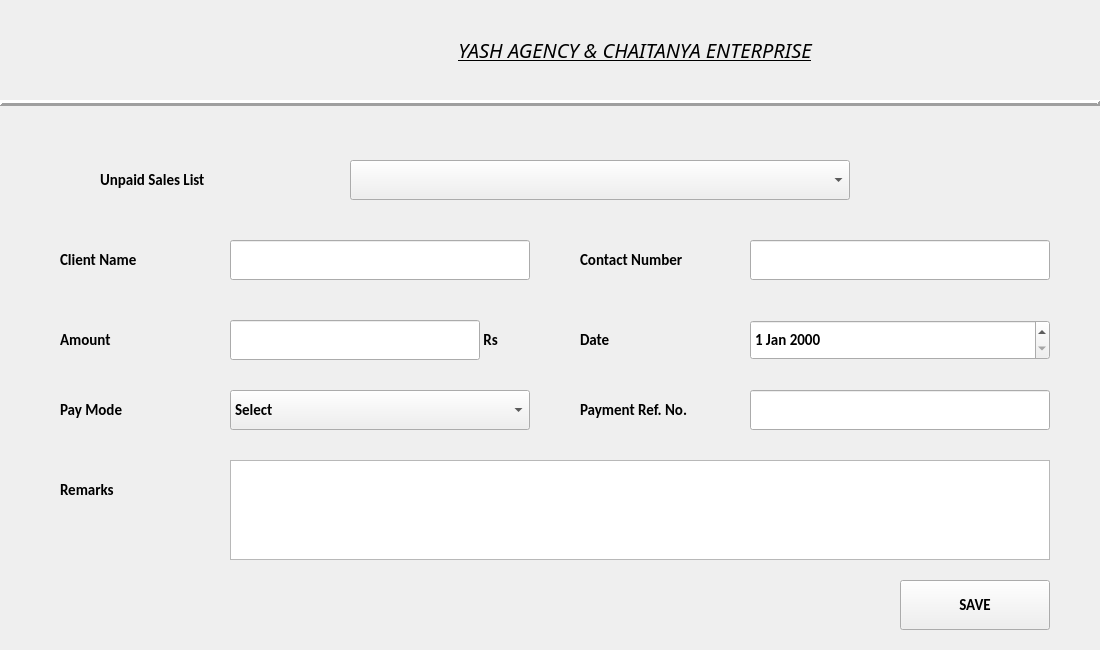
<?xml version="1.0" encoding="UTF-8"?>
<ui version="4.0">
 <class>Form</class>
 <widget class="QWidget" name="Form">
  <property name="geometry">
   <rect>
    <x>0</x>
    <y>0</y>
    <width>1100</width>
    <height>650</height>
   </rect>
  </property>
  <property name="font">
   <font>
    <family>Calibri</family>
    <pointsize>11</pointsize>
    <weight>75</weight>
    <bold>true</bold>
   </font>
  </property>
  <property name="windowTitle">
   <string>Payment In</string>
  </property>
  <widget class="Line" name="line_2">
   <property name="geometry">
    <rect>
     <x>0</x>
     <y>95</y>
     <width>1100</width>
     <height>16</height>
    </rect>
   </property>
   <property name="frameShadow">
    <enum>QFrame::Raised</enum>
   </property>
   <property name="lineWidth">
    <number>3</number>
   </property>
   <property name="orientation">
    <enum>Qt::Horizontal</enum>
   </property>
  </widget>
  <widget class="QLabel" name="Y_2">
   <property name="geometry">
    <rect>
     <x>0</x>
     <y>0</y>
     <width>180</width>
     <height>100</height>
    </rect>
   </property>
   <property name="text">
    <string/>
   </property>
   <property name="pixmap">
    <pixmap>../Images/yash_logo.jpeg</pixmap>
   </property>
   <property name="scaledContents">
    <bool>true</bool>
   </property>
  </widget>
  <widget class="QLabel" name="label_2">
   <property name="geometry">
    <rect>
     <x>270</x>
     <y>10</y>
     <width>730</width>
     <height>80</height>
    </rect>
   </property>
   <property name="font">
    <font>
     <family>News701 BT</family>
     <pointsize>15</pointsize>
     <weight>50</weight>
     <italic>true</italic>
     <bold>false</bold>
     <underline>true</underline>
    </font>
   </property>
   <property name="text">
    <string>YASH AGENCY &amp; CHAITANYA ENTERPRISE</string>
   </property>
   <property name="scaledContents">
    <bool>true</bool>
   </property>
   <property name="alignment">
    <set>Qt::AlignCenter</set>
   </property>
   <property name="wordWrap">
    <bool>false</bool>
   </property>
  </widget>
  <widget class="QDateEdit" name="dateEdit">
   <property name="geometry">
    <rect>
     <x>750</x>
     <y>320</y>
     <width>300</width>
     <height>40</height>
    </rect>
   </property>
  </widget>
  <widget class="QLabel" name="label_5">
   <property name="geometry">
    <rect>
     <x>100</x>
     <y>160</y>
     <width>180</width>
     <height>40</height>
    </rect>
   </property>
   <property name="text">
    <string>Unpaid Sales List</string>
   </property>
  </widget>
  <widget class="QLabel" name="label_10">
   <property name="geometry">
    <rect>
     <x>60</x>
     <y>390</y>
     <width>150</width>
     <height>40</height>
    </rect>
   </property>
   <property name="text">
    <string>Pay Mode</string>
   </property>
  </widget>
  <widget class="QLineEdit" name="refId_Edit">
   <property name="geometry">
    <rect>
     <x>750</x>
     <y>390</y>
     <width>300</width>
     <height>40</height>
    </rect>
   </property>
   <property name="text">
    <string/>
   </property>
  </widget>
  <widget class="QLabel" name="label_8">
   <property name="geometry">
    <rect>
     <x>60</x>
     <y>240</y>
     <width>150</width>
     <height>40</height>
    </rect>
   </property>
   <property name="text">
    <string>Client Name</string>
   </property>
  </widget>
  <widget class="QTextEdit" name="remarks_Edit">
   <property name="geometry">
    <rect>
     <x>230</x>
     <y>460</y>
     <width>820</width>
     <height>100</height>
    </rect>
   </property>
  </widget>
  <widget class="QLabel" name="label_3">
   <property name="geometry">
    <rect>
     <x>60</x>
     <y>470</y>
     <width>150</width>
     <height>40</height>
    </rect>
   </property>
   <property name="text">
    <string>Remarks</string>
   </property>
  </widget>
  <widget class="QComboBox" name="payMode_ComboBox">
   <property name="geometry">
    <rect>
     <x>230</x>
     <y>390</y>
     <width>300</width>
     <height>40</height>
    </rect>
   </property>
   <item>
    <property name="text">
     <string>Select</string>
    </property>
   </item>
   <item>
    <property name="text">
     <string>Cash</string>
    </property>
   </item>
   <item>
    <property name="text">
     <string>Cheque</string>
    </property>
   </item>
   <item>
    <property name="text">
     <string>Online Payment</string>
    </property>
   </item>
   <item>
    <property name="text">
     <string>Bank Transfer</string>
    </property>
   </item>
  </widget>
  <widget class="QLabel" name="label_9">
   <property name="geometry">
    <rect>
     <x>580</x>
     <y>240</y>
     <width>160</width>
     <height>40</height>
    </rect>
   </property>
   <property name="text">
    <string>Contact Number</string>
   </property>
  </widget>
  <widget class="QLineEdit" name="clientName_Edit">
   <property name="geometry">
    <rect>
     <x>230</x>
     <y>240</y>
     <width>300</width>
     <height>40</height>
    </rect>
   </property>
  </widget>
  <widget class="QLabel" name="label_7">
   <property name="geometry">
    <rect>
     <x>480</x>
     <y>320</y>
     <width>50</width>
     <height>40</height>
    </rect>
   </property>
   <property name="text">
    <string> Rs</string>
   </property>
  </widget>
  <widget class="QLabel" name="label_6">
   <property name="geometry">
    <rect>
     <x>60</x>
     <y>320</y>
     <width>150</width>
     <height>40</height>
    </rect>
   </property>
   <property name="text">
    <string>Amount</string>
   </property>
  </widget>
  <widget class="QComboBox" name="unpaidSales_ComboBox">
   <property name="geometry">
    <rect>
     <x>350</x>
     <y>160</y>
     <width>500</width>
     <height>40</height>
    </rect>
   </property>
  </widget>
  <widget class="QLineEdit" name="amount_Edit">
   <property name="geometry">
    <rect>
     <x>230</x>
     <y>320</y>
     <width>250</width>
     <height>40</height>
    </rect>
   </property>
  </widget>
  <widget class="QLabel" name="label">
   <property name="geometry">
    <rect>
     <x>580</x>
     <y>320</y>
     <width>150</width>
     <height>40</height>
    </rect>
   </property>
   <property name="text">
    <string>Date</string>
   </property>
  </widget>
  <widget class="QLabel" name="label_11">
   <property name="geometry">
    <rect>
     <x>580</x>
     <y>390</y>
     <width>160</width>
     <height>40</height>
    </rect>
   </property>
   <property name="text">
    <string>Payment Ref. No.</string>
   </property>
  </widget>
  <widget class="QPushButton" name="saveButton">
   <property name="geometry">
    <rect>
     <x>900</x>
     <y>580</y>
     <width>150</width>
     <height>50</height>
    </rect>
   </property>
   <property name="text">
    <string>SAVE</string>
   </property>
  </widget>
  <widget class="QLineEdit" name="contact_Edit">
   <property name="geometry">
    <rect>
     <x>750</x>
     <y>240</y>
     <width>300</width>
     <height>40</height>
    </rect>
   </property>
  </widget>
 </widget>
 <resources/>
 <connections/>
</ui>
